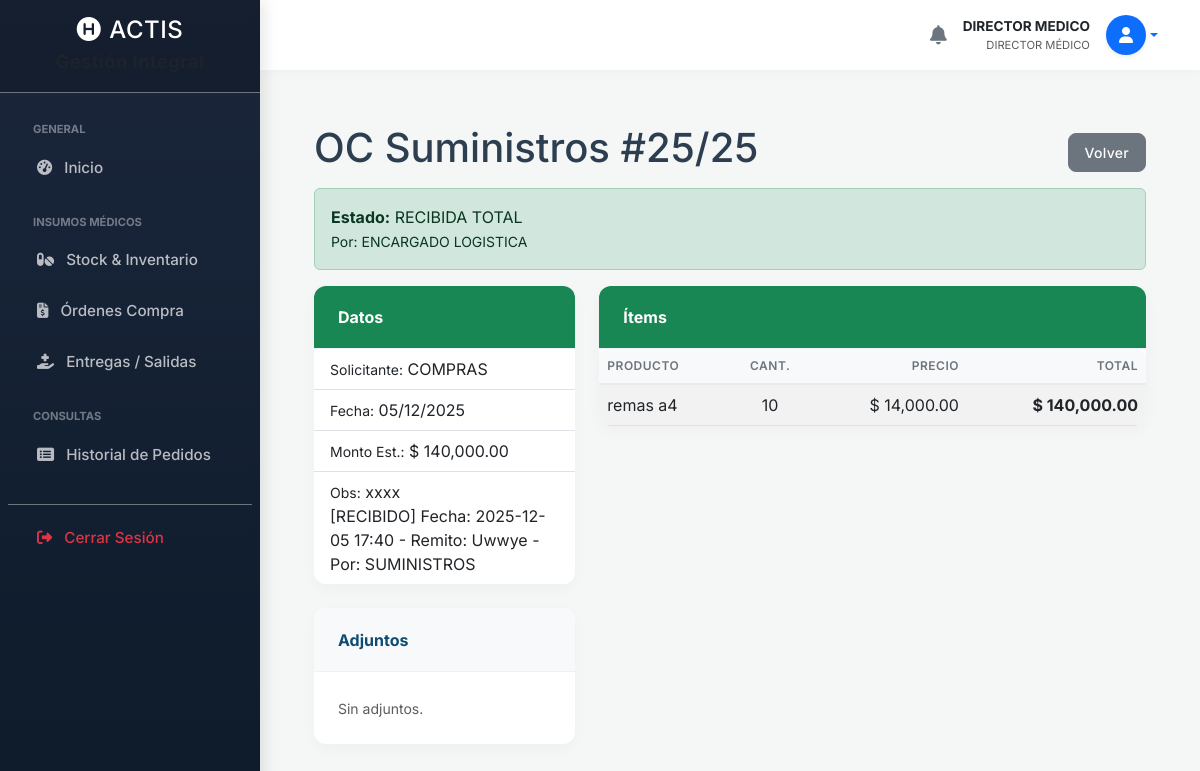
The app's page /suministros_oc_ver.php?id=13 (signed in) with its own data.
### tables this page shows
CREATE TABLE `ordenes_compra` (
  `id` int(11) NOT NULL,
  `numero_oc` varchar(50) NOT NULL,
  `tipo_origen` enum('insumos','suministros') NOT NULL,
  `id_usuario_creador` int(11) NOT NULL,
  `estado` enum('pendiente_logistica','aprobada_logistica','rechazada','recibida_parcial','recibida_total') DEFAULT 'pendiente_logistica',
  `fecha_creacion` timestamp NULL DEFAULT current_timestamp(),
  `fecha_aprobacion` datetime DEFAULT NULL,
  `id_usuario_aprobador` int(11) DEFAULT NULL,
  `observaciones` text DEFAULT NULL
);

CREATE TABLE `usuarios` (
  `id` int(11) NOT NULL,
  `nombre_completo` varchar(100) NOT NULL,
  `email` varchar(100) NOT NULL,
  `destino` varchar(100) DEFAULT NULL,
  `servicio` varchar(100) DEFAULT NULL,
  `grado_militar` varchar(100) DEFAULT NULL,
  `rol_en_servicio` varchar(50) DEFAULT NULL,
  `telefono` varchar(50) DEFAULT NULL,
  `numero_interno` varchar(20) DEFAULT NULL,
  `password` varchar(255) NOT NULL,
  `firma_digital` varchar(255) DEFAULT NULL,
  `activo` tinyint(1) DEFAULT 1,
  `validado_por_admin` tinyint(1) DEFAULT 0,
  `created_at` timestamp NULL DEFAULT current_timestamp()
);

CREATE TABLE `ordenes_compra_items` (
  `id` int(11) NOT NULL,
  `id_oc` int(11) NOT NULL,
  `descripcion_producto` varchar(200) NOT NULL,
  `cantidad_solicitada` int(11) NOT NULL,
  `cantidad_recibida` int(11) DEFAULT 0,
  `precio_estimado` decimal(10,2) DEFAULT NULL,
  `id_insumo_asociado` int(11) DEFAULT NULL,
  `id_suministro_asociado` int(11) DEFAULT NULL
);

### suministros_oc_ver.php (the view, shortened to what this page needs)
<?php
require 'db.php';
$id_oc = $_GET['id'];
include 'includes/header.php';
include 'includes/sidebar.php';
include 'includes/navbar.php';
$stmt = $pdo->prepare("SELECT oc.*, u_creador.nombre_completo as creador, u_aprob.nombre_completo as aprobador FROM ordenes_compra oc JOIN usuarios u_creador ON oc.id_usuario_creador = u_creador.id LEFT JOIN usuarios u_aprob ON oc.id_usuario_aprobador = u_aprob.id WHERE oc.id = :id");
$stmt->execute(['id' => $id_oc]);
$orden = $stmt->fetch();
$stmtItems = $pdo->prepare("SELECT * FROM ordenes_compra_items WHERE id_oc = :id");
$stmtItems->execute(['id' => $id_oc]);
$items = $stmtItems->fetchAll();
$stmtAdj = $pdo->prepare("SELECT * FROM adjuntos WHERE entidad_tipo = 'orden_compra' AND id_entidad = :id");
$stmtAdj->execute(['id' => $id_oc]);
$adjuntos = $stmtAdj->fetchAll();
$total_estimado = 0;
foreach($items as $i) $total_estimado += ($i['cantidad_solicitada'] * $i['precio_estimado']);
?>
<div class="container-fluid px-4">
    <div class="d-flex justify-content-between align-items-center mt-4 mb-2">
        <h1>OC Suministros #<?php echo htmlspecialchars($orden['numero_oc']); ?></h1>
        <a href="suministros_compras.php" class="btn btn-secondary btn-sm">Volver</a>
    </div>
    <div class="alert <?php echo ($orden['estado'] == 'pendiente_logistica') ? 'alert-warning' : (($orden['estado'] == 'rechazada') ? 'alert-danger' : 'alert-success'); ?> d-flex justify-content-between align-items-center flex-wrap">
        <div>
            <strong>Estado:</strong> <?php echo strtoupper(str_replace('_', ' ', $orden['estado'])); ?>
            <?php if($orden['aprobador']): ?><br><small>Por: <?php echo htmlspecialchars($orden['aprobador']); ?></small><?php endif; ?>
        </div>
    </div>
    <div class="row">
        <div class="col-lg-4">
            <div class="card mb-4 border-success">
                <div class="card-header bg-success text-white">Datos</div>
                <ul class="list-group list-group-flush">
                    <li class="list-group-item"><small>Solicitante:</small> <?php echo htmlspecialchars($orden['creador']); ?></li>
                    <li class="list-group-item"><small>Fecha:</small> <?php echo date('d/m/Y', strtotime($orden['fecha_creacion'])); ?></li>
                    <li class="list-group-item"><small>Monto Est.:</small> $ <?php echo number_format($total_estimado, 2); ?></li>
                    <li class="list-group-item"><small>Obs:</small> <?php echo nl2br(htmlspecialchars($orden['observaciones'] ?? '')); ?></li>
                </ul>
            </div>
            <div class="card mb-4">
                <div class="card-header bg-light">Adjuntos</div>
                <div class="card-body">
                    <?php if (count($adjuntos) > 0): ?>
                        <?php foreach ($adjuntos as $adj): ?>
                            <div class="mb-1"><a href="<?php echo $adj['ruta_archivo']; ?>" target="_blank"><i class="fas fa-paperclip me-1"></i> <?php echo $adj['nombre_original']; ?></a></div>
                        <?php endforeach; ?>
                    <?php else: ?>
                        <span class="text-muted small">Sin adjuntos.</span>
                    <?php endif; ?>
                </div>
            </div>
        </div>
        <div class="col-lg-8">
            <div class="card mb-4 border-success">
                <div class="card-header bg-success text-white">Ítems</div>
                <div class="table-responsive">
                    <table class="table table-striped mb-0">
                        <thead><tr><th>Producto</th><th class="text-center">Cant.</th><th class="text-end">Precio</th><th class="text-end">Total</th></tr></thead>
                        <tbody>
                            <?php foreach ($items as $item): ?>
                                <tr>
                                    <td><?php echo htmlspecialchars($item['descripcion_producto']); ?></td>
                                    <td class="text-center"><?php echo $item['cantidad_solicitada']; ?></td>
                                    <td class="text-end">$ <?php echo number_format($item['precio_estimado'], 2); ?></td>
                                    <td class="text-end fw-bold">$ <?php echo number_format($item['cantidad_solicitada'] * $item['precio_estimado'], 2); ?></td>
                                </tr>
                            <?php endforeach; ?>
                        </tbody>
                    </table>
                </div>
            </div>
        </div>
    </div>
</div>
<?php include 'includes/footer.php'; ?>

### header.php (style rules this page uses)
:root { --primary-color: #0f4c75; --secondary-color: #3282b8; --accent-color: #bbe1fa; --bg-color: #f4f7f6; --text-color: #2c3e50; --sidebar-width: 260px; }
body { background-color: var(--bg-color); font-family: 'Inter', sans-serif; color: var(--text-color); overflow-x: hidden; }
.card { border: none; border-radius: 12px; box-shadow: 0 5px 15px rgba(0,0,0,0.03); transition: transform 0.2s; background: #fff; margin-bottom: 1.5rem; overflow: hidden; }
.card-header { background-color: #fff; border-bottom: 1px solid #edf2f7; padding: 1.2rem 1.5rem; font-weight: 700; color: var(--primary-color); display: flex; align-items: center; justify-content: space-between; }
.card-body { padding: 1.5rem; }
.table-responsive { border-radius: 8px; }
.table thead th { background-color: #f8f9fa; color: #6c757d; font-weight: 600; text-transform: uppercase; font-size: 0.75rem; letter-spacing: 0.5px; border-bottom: 2px solid #e9ecef; white-space: nowrap; }
.table td { vertical-align: middle; }
.btn { border-radius: 8px; font-weight: 500; letter-spacing: 0.3px; padding: 0.5rem 1rem; }

### records on screen
ordenes_compra: numero_oc "25/25", estado "RECIBIDA TOTAL", id_usuario_aprobador.nombre_completo "ENCARGADO LOGISTICA", id_usuario_creador.nombre_completo "COMPRAS", fecha_creacion "05/12/2025", observaciones "xxxx [RECIBIDO] Fecha: 2025-12-05 17:40 - Remito: Uwwye - Por: SUMINISTROS"
ordenes_compra_items: descripcion_producto "remas a4", cantidad_solicitada "10", precio_estimado "14,000.00", $item['cantidad_solicitada'] * $item['precio_estimado'] "140,000.00"

### other values on screen
$nombre_usuario_global "DIRECTOR MEDICO"
$rol_principal_global "DIRECTOR MÉDICO"
$total_estimado "140,000.00"
